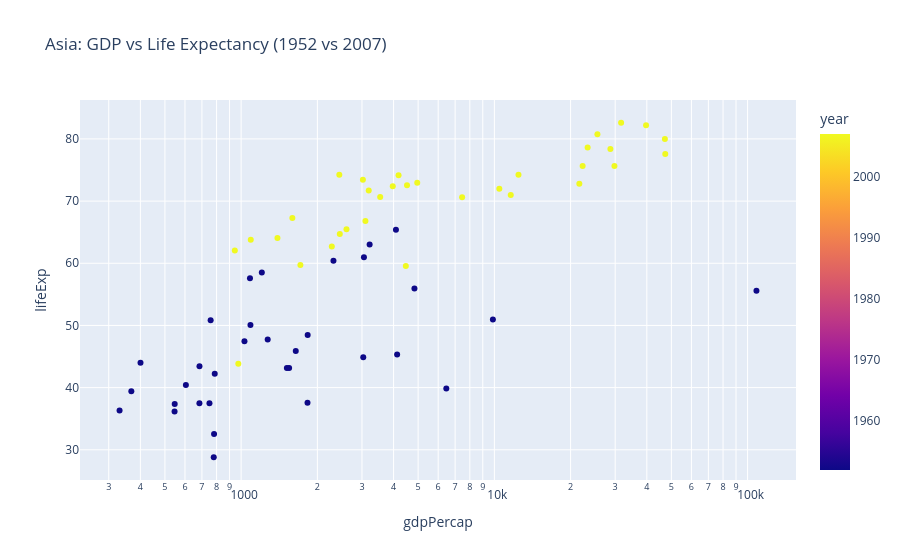

Here is the notebook cell this chart was saved with:
### Markdown cell above
## Task 1 — Scatter: life expectancy change over time

**What to build:** A scatter showing **GDP per capita vs life expectancy** for **two years** (2000 and 2007) to show how both moved — use **colour for year** (just 2 colours), **one continent only**.

Choose any continent except Africa (that was the example). Highlight the change direction.

> 💡 Filter: `df.loc[df['continent'] == 'YOUR_CHOICE']` then filter years

### Code cell
# Task 1
# YOUR CODE HERE
# Task 1

# Choose a continent (example: Asia)
continent = "Asia"

# Filter data for chosen continent and two years
df_t1 = df[(df['continent'] == continent) & (df['year'].isin([1952, 2007]))]

# Create scatter plot
fig1 = px.scatter(
    df_t1,
    x="gdpPercap",
    y="lifeExp",
    color="year",  # only 2 colors
    hover_name="country",
    title=f"{continent}: GDP vs Life Expectancy (1952 vs 2007)",
    log_x=True
)

# Add annotation (story insight)
fig1.add_annotation(
    text="Clear shift upward & right → higher income and longer life",
    x=10000,
    y=75,
    showarrow=True
)

fig1.show()

### Figure 1 — Plotly figure (JSON) as saved in the notebook; plotly's stock layout.template omitted (floating-point values rounded to 4 significant figures)
{"data": [{"hovertemplate": "<b>%{hovertext}</b><br><br>gdpPercap=%{x}<br>lifeExp=%{y}<br>year=%{marker.color}<extra></extra>", "hovertext": ["Afghanistan", "Afghanistan", "Bahrain", "Bahrain", "Bangladesh", "Bangladesh", "Cambodia", "Cambodia", "China", "China", "Hong Kong, China", "Hong Kong, China", "India", "India", "Indonesia", "Indonesia", "Iran", "Iran", "Iraq", "Iraq", "Israel", "Israel", "Japan", "Japan", "Jordan", "Jordan", "Korea, Dem. Rep.", "Korea, Dem. Rep.", "Korea, Rep.", "Korea, Rep.", "Kuwait", "Kuwait", "Lebanon", "Lebanon", "Malaysia", "Malaysia", "Mongolia", "Mongolia", "Myanmar", "Myanmar", "Nepal", "Nepal", "Oman", "Oman", "Pakistan", "Pakistan", "Philippines", "Philippines", "Saudi Arabia", "Saudi Arabia", "Singapore", "Singapore", "Sri Lanka", "Sri Lanka", "Syria", "Syria", "Taiwan", "Taiwan", "Thailand", "Thailand", "Vietnam", "Vietnam", "West Bank and Gaza", "West Bank and Gaza", "Yemen, Rep.", "Yemen, Rep."], "legendgroup": "", "marker": {"color": [1952, 2007, 1952, 2007, 1952, 2007, 1952, 2007, 1952, 2007, 1952, 2007, 1952, 2007, 1952, 2007, 1952, 2007, 1952, 2007, 1952, 2007, 1952, 2007, 1952, 2007, 1952, 2007, 1952, 2007, 1952, 2007, 1952, 2007, 1952, 2007, 1952, 2007, 1952, 2007, 1952, 2007, 1952, 2007, 1952, 2007, 1952, 2007, 1952, 2007, 1952, 2007, 1952, 2007, 1952, 2007, 1952, 2007, 1952, 2007, 1952, 2007, 1952, 2007, 1952, 2007], "coloraxis": "coloraxis", "symbol": "circle"}, "mode": "markers", "name": "", "orientation": "v", "showlegend": false, "type": "scatter", "x": [779.4, 974.6, 9867.0, 29800.0, 684.2, 1391.0, 368.5, 1714.0, 400.4, 4959.0, 3054.0, 39720.0, 546.6, 2452.0, 749.7, 3541.0, 3035.0, 11610.0, 4130.0, 4471.0, 4087.0, 25520.0, 3217.0, 31660.0, 1547.0, 4519.0, 1088.0, 1593.0, 1031.0, 23350.0, 108400.0, 47310.0, 4835.0, 10460.0, 1831.0, 12450.0, 786.6, 3096.0, 331.0, 944.0, 545.9, 1091.0, 1828.0, 22320.0, 684.6, 2606.0, 1273.0, 3190.0, 6460.0, 21650.0, 2315.0, 47140.0, 1084.0, 3970.0, 1643.0, 4185.0, 1207.0, 28720.0, 757.8, 7458.0, 605.1, 2442.0, 1516.0, 3025.0, 781.7, 2281.0], "xaxis": "x", "y": [28.8, 43.83, 50.94, 75.64, 37.48, 64.06, 39.42, 59.72, 44.0, 72.96, 60.96, 82.21, 37.37, 64.7, 37.47, 70.65, 44.87, 70.96, 45.32, 59.55, 65.39, 80.75, 63.03, 82.6, 43.16, 72.53, 50.06, 67.3, 47.45, 78.62, 55.56, 77.59, 55.93, 71.99, 48.46, 74.24, 42.24, 66.8, 36.32, 62.07, 36.16, 63.78, 37.58, 75.64, 43.44, 65.48, 47.75, 71.69, 39.88, 72.78, 60.4, 79.97, 57.59, 72.4, 45.88, 74.14, 58.5, 78.4, 50.85, 70.62, 40.41, 74.25, 43.16, 73.42, 32.55, 62.7], "yaxis": "y"}], "layout": {"annotations": [{"showarrow": true, "text": "Clear shift upward & right → higher income and longer life", "x": 10000, "y": 75}], "coloraxis": {"colorbar": {"title": {"text": "year"}}, "colorscale": [[0, "#0d0887"], [0.1111, "#46039f"], [0.2222, "#7201a8"], [0.3333, "#9c179e"], [0.4444, "#bd3786"], [0.5556, "#d8576b"], [0.6667, "#ed7953"], [0.7778, "#fb9f3a"], [0.8889, "#fdca26"], [1, "#f0f921"]]}, "legend": {"tracegroupgap": 0}, "title": {"text": "Asia: GDP vs Life Expectancy (1952 vs 2007)"}, "xaxis": {"anchor": "y", "domain": [0, 1], "title": {"text": "gdpPercap"}, "type": "log"}, "yaxis": {"anchor": "x", "domain": [0, 1], "title": {"text": "lifeExp"}}}}
